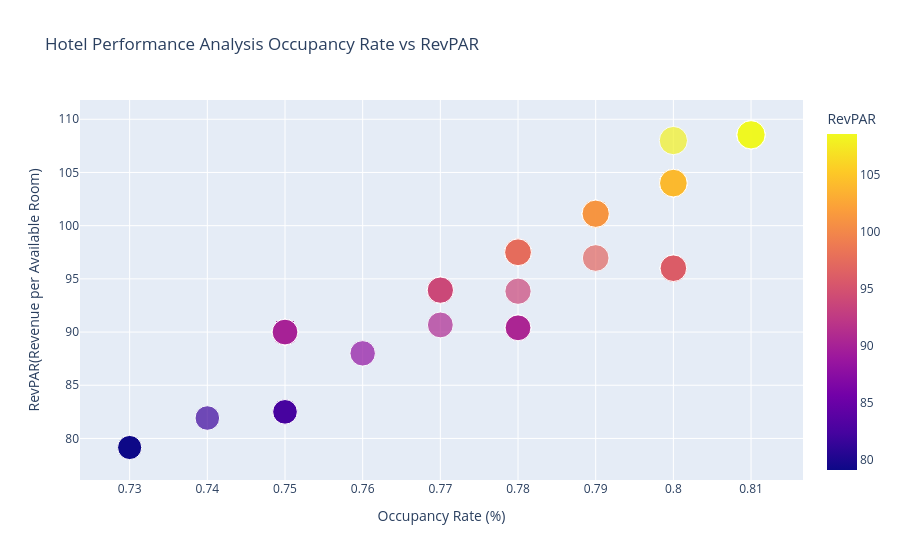

This figure's notebook cell:
### Markdown cell above
# Hotel Performance Analysis :Occupancy Rate vs RevPAR

### Code cell
fig = px.scatter(df,x="Occupancy_Rate",y="RevPAR",color="RevPAR",size="RevPAR",hover_data=["ADR"],title="Hotel Performance Analysis Occupancy Rate vs RevPAR")
fig.update_layout(xaxis_title="Occupancy Rate (%)",yaxis_title="RevPAR(Revenue per Available Room)")
fig.show()
